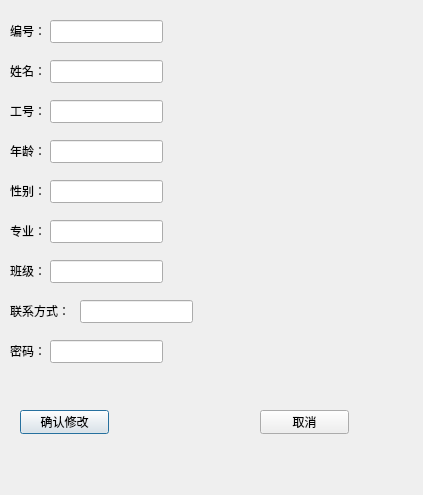
<?xml version="1.0" encoding="UTF-8"?>
<ui version="4.0">
 <class>myTeaDialog</class>
 <widget class="QDialog" name="myTeaDialog">
  <property name="geometry">
   <rect>
    <x>0</x>
    <y>0</y>
    <width>423</width>
    <height>495</height>
   </rect>
  </property>
  <property name="windowTitle">
   <string>Dialog</string>
  </property>
  <widget class="QLineEdit" name="nameEdit">
   <property name="geometry">
    <rect>
     <x>50</x>
     <y>60</y>
     <width>113</width>
     <height>23</height>
    </rect>
   </property>
  </widget>
  <widget class="QLineEdit" name="banjiEdit">
   <property name="geometry">
    <rect>
     <x>50</x>
     <y>260</y>
     <width>113</width>
     <height>23</height>
    </rect>
   </property>
  </widget>
  <widget class="QLineEdit" name="zhuanyeEdit">
   <property name="geometry">
    <rect>
     <x>50</x>
     <y>220</y>
     <width>113</width>
     <height>23</height>
    </rect>
   </property>
  </widget>
  <widget class="QPushButton" name="btnOK">
   <property name="geometry">
    <rect>
     <x>20</x>
     <y>410</y>
     <width>89</width>
     <height>24</height>
    </rect>
   </property>
   <property name="text">
    <string>确认修改</string>
   </property>
  </widget>
  <widget class="QLabel" name="label_2">
   <property name="geometry">
    <rect>
     <x>10</x>
     <y>60</y>
     <width>72</width>
     <height>21</height>
    </rect>
   </property>
   <property name="text">
    <string>姓名：</string>
   </property>
  </widget>
  <widget class="QLabel" name="label_3">
   <property name="geometry">
    <rect>
     <x>10</x>
     <y>100</y>
     <width>72</width>
     <height>21</height>
    </rect>
   </property>
   <property name="text">
    <string>工号：</string>
   </property>
  </widget>
  <widget class="QLabel" name="label_6">
   <property name="geometry">
    <rect>
     <x>10</x>
     <y>220</y>
     <width>72</width>
     <height>21</height>
    </rect>
   </property>
   <property name="text">
    <string>专业：</string>
   </property>
  </widget>
  <widget class="QLabel" name="label_4">
   <property name="geometry">
    <rect>
     <x>10</x>
     <y>140</y>
     <width>72</width>
     <height>21</height>
    </rect>
   </property>
   <property name="text">
    <string>年龄：</string>
   </property>
  </widget>
  <widget class="QLineEdit" name="phoneEdit">
   <property name="geometry">
    <rect>
     <x>80</x>
     <y>300</y>
     <width>113</width>
     <height>23</height>
    </rect>
   </property>
  </widget>
  <widget class="QLineEdit" name="numberEdit">
   <property name="geometry">
    <rect>
     <x>50</x>
     <y>100</y>
     <width>113</width>
     <height>23</height>
    </rect>
   </property>
   <property name="readOnly">
    <bool>true</bool>
   </property>
  </widget>
  <widget class="QLabel" name="label_5">
   <property name="geometry">
    <rect>
     <x>10</x>
     <y>180</y>
     <width>72</width>
     <height>21</height>
    </rect>
   </property>
   <property name="text">
    <string>性别：</string>
   </property>
  </widget>
  <widget class="QPushButton" name="btnCancel">
   <property name="geometry">
    <rect>
     <x>260</x>
     <y>410</y>
     <width>89</width>
     <height>24</height>
    </rect>
   </property>
   <property name="text">
    <string>取消</string>
   </property>
  </widget>
  <widget class="QLineEdit" name="pswdEdit">
   <property name="geometry">
    <rect>
     <x>50</x>
     <y>340</y>
     <width>113</width>
     <height>23</height>
    </rect>
   </property>
  </widget>
  <widget class="QLineEdit" name="ageEdit">
   <property name="geometry">
    <rect>
     <x>50</x>
     <y>140</y>
     <width>113</width>
     <height>23</height>
    </rect>
   </property>
  </widget>
  <widget class="QLineEdit" name="sexEdit">
   <property name="geometry">
    <rect>
     <x>50</x>
     <y>180</y>
     <width>113</width>
     <height>23</height>
    </rect>
   </property>
  </widget>
  <widget class="QLabel" name="label">
   <property name="geometry">
    <rect>
     <x>10</x>
     <y>20</y>
     <width>72</width>
     <height>21</height>
    </rect>
   </property>
   <property name="text">
    <string>编号：</string>
   </property>
  </widget>
  <widget class="QLineEdit" name="IndexEdit">
   <property name="geometry">
    <rect>
     <x>50</x>
     <y>20</y>
     <width>113</width>
     <height>23</height>
    </rect>
   </property>
   <property name="readOnly">
    <bool>true</bool>
   </property>
  </widget>
  <widget class="QLabel" name="label_9">
   <property name="geometry">
    <rect>
     <x>10</x>
     <y>340</y>
     <width>72</width>
     <height>21</height>
    </rect>
   </property>
   <property name="text">
    <string>密码：</string>
   </property>
  </widget>
  <widget class="QLabel" name="label_7">
   <property name="geometry">
    <rect>
     <x>10</x>
     <y>260</y>
     <width>72</width>
     <height>21</height>
    </rect>
   </property>
   <property name="text">
    <string>班级：</string>
   </property>
  </widget>
  <widget class="QLabel" name="label_8">
   <property name="geometry">
    <rect>
     <x>10</x>
     <y>300</y>
     <width>72</width>
     <height>21</height>
    </rect>
   </property>
   <property name="text">
    <string>联系方式：</string>
   </property>
  </widget>
  <widget class="QPushButton" name="btnCancel_2">
   <property name="geometry">
    <rect>
     <x>350</x>
     <y>530</y>
     <width>89</width>
     <height>24</height>
    </rect>
   </property>
   <property name="text">
    <string>取消</string>
   </property>
  </widget>
  <widget class="QPushButton" name="btnOK_2">
   <property name="geometry">
    <rect>
     <x>110</x>
     <y>530</y>
     <width>89</width>
     <height>24</height>
    </rect>
   </property>
   <property name="text">
    <string>确认修改</string>
   </property>
  </widget>
 </widget>
 <resources/>
 <connections/>
</ui>
